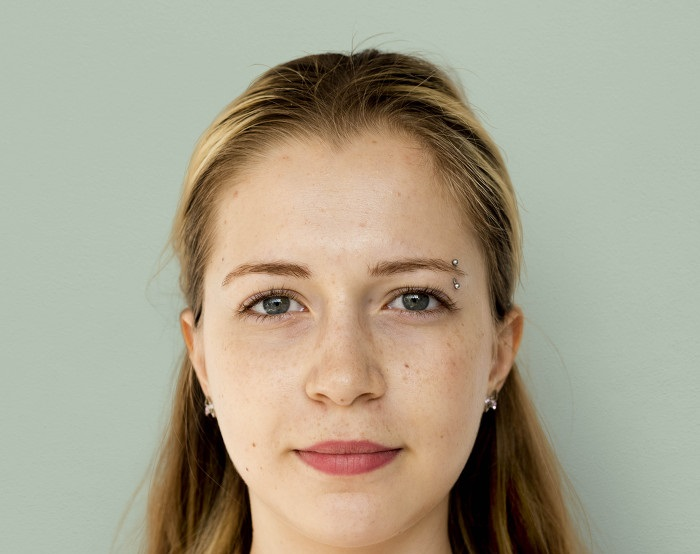
//> input picture hw2_facefilter/sample.png, 700 x 554 px
$ ./FileName   (built with g++ and OpenCV 4)
//> lines starting //> are read from the running program, lines starting //| are printed output that depends on the picture; after the words box and inside, x2 and y2 are one past the last pixel; in counts of white or black regions, pixels touching at a corner belong together
#include <opencv2/opencv.hpp>
#include <iostream>

int main() {

	const unsigned char STANDARD_RED = 175;
	const unsigned char STANDARD_GREEN = 140;
	const unsigned char STANDARD_BLUE = 102;
	const unsigned char LOWER = 75;
	const unsigned char UPPER = 45;
	const unsigned char N = 4;

	cv::Mat original;
	original=cv::imread("sample.png");
//> original is the input picture: 554 rows x 700 cols, CV_8UC3; mean B, G, R 142, 162.4, 169.2

	cv::Mat face_slicing;
	face_slicing = original.clone();


	cv::Mat face_map = cv::Mat(face_slicing.rows, face_slicing.cols, CV_8UC1);

	cv::Mat output = cv::Mat::zeros(original.rows, original.cols, CV_8UC3);


	for (int i = 0; i < face_slicing.rows; i++) {
		for (int j = 0; j < face_slicing.cols; j++) {
			unsigned char blue=face_slicing.data[3*(i*face_slicing.cols+j)];
			unsigned char green = face_slicing.data[3 * (i*face_slicing.cols + j)+1];
			unsigned char red = face_slicing.data[3 * (i*face_slicing.cols + j)+2];
			if((STANDARD_RED-LOWER>red || STANDARD_RED+UPPER<red)||(STANDARD_BLUE - LOWER > blue || STANDARD_BLUE + UPPER < blue)||(STANDARD_GREEN - LOWER > green || STANDARD_GREEN + UPPER < green))
			{
				face_slicing.data[3 * (i * face_slicing.cols + j)] = 0;
				face_slicing.data[3 * (i * face_slicing.cols + j) + 1] = 0;
				face_slicing.data[3 * (i * face_slicing.cols + j) + 2] = 0;

				face_map.data[i*face_slicing.cols+j]=0;
			}
			else {
				face_map.data[i * face_slicing.cols + j] = 255;
			}

		}
	}
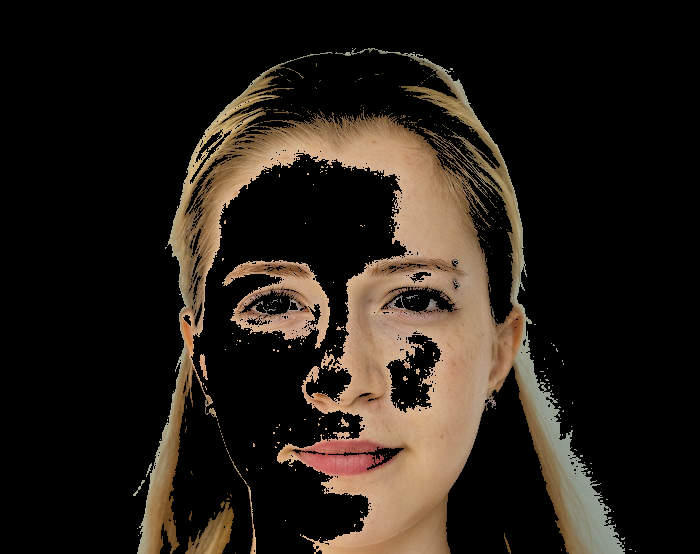
//> face_slicing: 554 rows x 700 cols, CV_8UC3; mean B, G, R 23.3, 30.5, 37.9
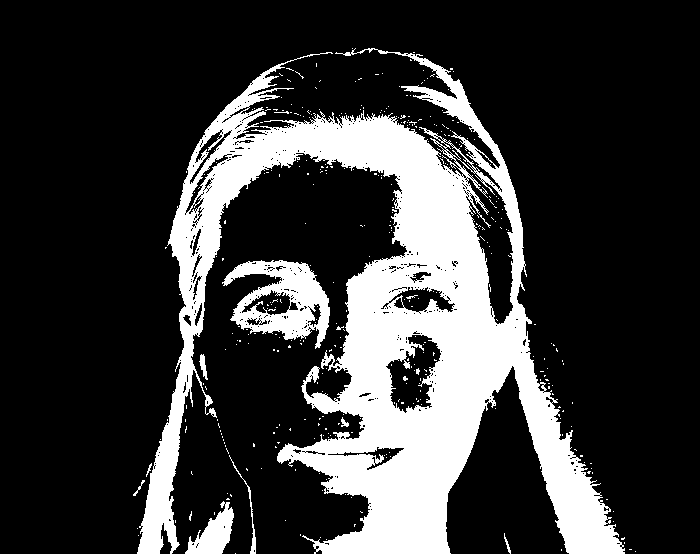
//> face_map: 554 rows x 700 cols, CV_8UC1; 22.4% white; 362 white regions (352 under 20 px), largest, box (x1, y1, x2, y2) and area: (137, 48, 625, 554) 79616, (222, 260, 330, 349) 4646, (185, 501, 234, 554) 1288


	cv::Mat zero_padding_rgb = cv::Mat::zeros(original.rows + 2*N, original.cols + 2*N, CV_8UC3);
	for (int i = N; i < original.rows+N; i++) {
		for (int j = N; j < original.cols+N; j++) {
			zero_padding_rgb.data[3 * ((i) * (original.cols+2*N) + j)] = original.data[3 * ((i-N) * original.cols + (j-N))];
			zero_padding_rgb.data[3 * ((i) * (original.cols+2*N) + j) + 1] = original.data[3 * ((i-N) * original.cols + (j-N)) + 1];
			zero_padding_rgb.data[3 * ((i) * (original.cols+2*N) + j) + 2] = original.data[3 * ((i-N) * original.cols + (j-N)) + 2];
		}
	}
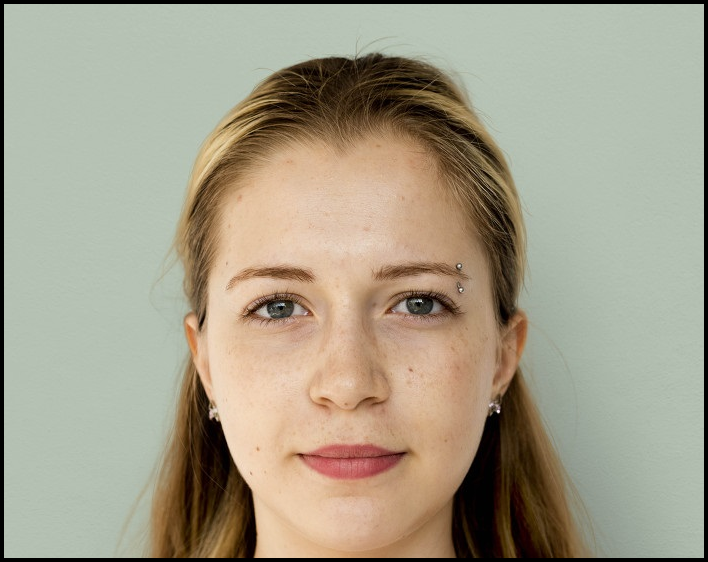
//> zero_padding_rgb: 562 rows x 708 cols, CV_8UC3; mean B, G, R 138.4, 158.3, 164.9

	for (int i = N; i < zero_padding_rgb.rows-N; i++) {
		for (int j = N; j < zero_padding_rgb.cols-N; j++) {
			int red_total = 0;
			int blue_total = 0;
			int green_total = 0;
			for (int a = 0; a < 2 * N + 1; a++) {
				for (int b = 0; b < 2 * N + 1; b++) {
					blue_total += zero_padding_rgb.data[3 * ((i - N + a) * zero_padding_rgb.cols + (j - N + b))];
					green_total += zero_padding_rgb.data[3 * ((i - N + a) * zero_padding_rgb.cols + (j - N + b)) + 1];
					red_total += zero_padding_rgb.data[3 * ((i - N + a) * zero_padding_rgb.cols + (j - N + b)) + 2];
				}
			}
			zero_padding_rgb.data[3 * (i * zero_padding_rgb.cols + j)] = blue_total / ((2 * N + 1) * (2 * N + 1));
			zero_padding_rgb.data[3 * (i * zero_padding_rgb.cols + j) + 1] = green_total / ((2 * N + 1) * (2 * N + 1));
			zero_padding_rgb.data[3 * (i * zero_padding_rgb.cols + j) + 2] = red_total/ ((2 * N + 1) * (2 * N + 1));
		}
	}
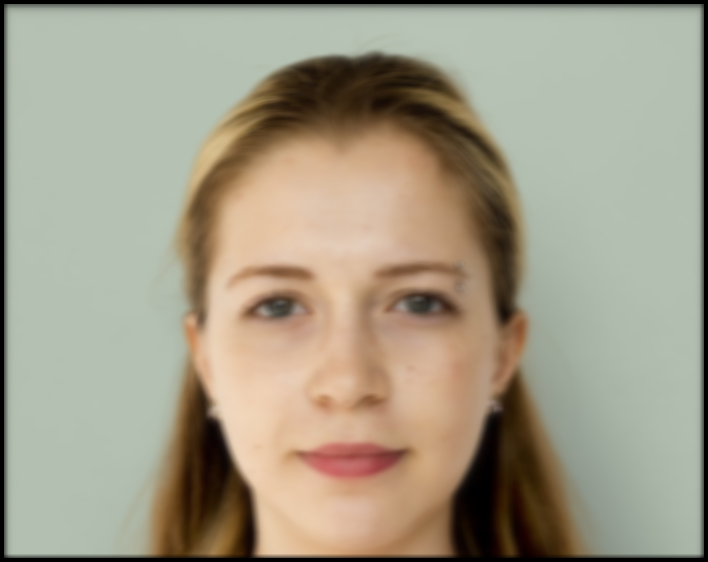
//> zero_padding_rgb: 562 rows x 708 cols, CV_8UC3; mean B, G, R 135.7, 155.4, 162.1

	for (int i = 0; i < original.rows; i++) {
		for (int j = 0; j < original.cols; j++) {
			if (face_map.data[i * original.cols + j] ==255) {
				output.data[3*(i*original.cols+j)] = zero_padding_rgb.data[3 * ((i + N) * zero_padding_rgb.cols + (j + N))];
				output.data[3 * (i * original.cols + j)+1] = zero_padding_rgb.data[3 * ((i + N) * zero_padding_rgb.cols + (j + N))+1];
				output.data[3 * (i * original.cols + j)+2] = zero_padding_rgb.data[3 * ((i + N) * zero_padding_rgb.cols + (j + N))+2];
			}
			else {
				output.data[3 * (i * original.cols + j)] = original.data[3 * (i * original.cols + j)];
				output.data[3 * (i * original.cols + j) + 1] = original.data[3 * (i * original.cols + j) + 1];
				output.data[3 * (i * original.cols + j) + 2] = original.data[3 * (i * original.cols + j) + 2];
			}
		}
	}

	cv::imshow("input", original);
	cv::imshow("face slicing", face_slicing);
	cv::imshow("face map", face_map);
	cv::imshow("smoothing",zero_padding_rgb );
	cv::imshow("output",output);
	cv::waitKey(0);
	return 0;
}

$ run again, with hw2_facefilter/img.png copied over hw2_facefilter/sample.png
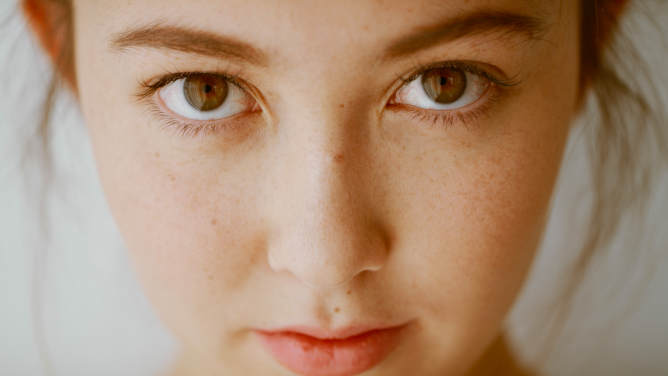
//> input picture hw2_facefilter/img.png, 668 x 376 px
//> original is the input picture: 376 rows x 668 cols, CV_8UC3; mean B, G, R 116.8, 140.8, 170.9
//> after the loop `for (int i = 0; i < face_slicing.rows; i++)`:
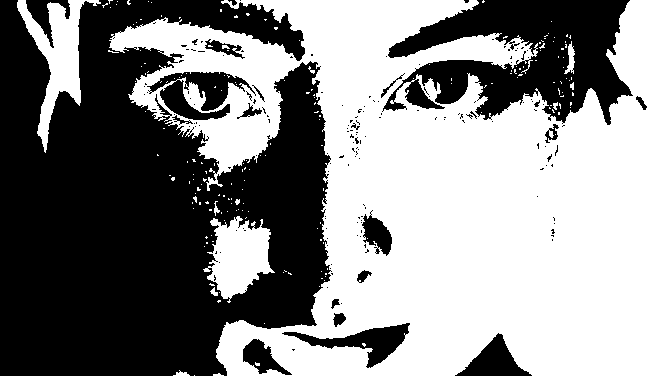
//> face_map: 376 rows x 668 cols, CV_8UC1; 53.7% white; 167 black regions (146 under 20 px), largest, box (x1, y1, x2, y2) and area: (0, 0, 332, 376) 88730, (382, 0, 633, 125) 17715, (147, 72, 256, 120) 2538
//> after the loop `for (int i = 0; i < original.rows; i++)`:
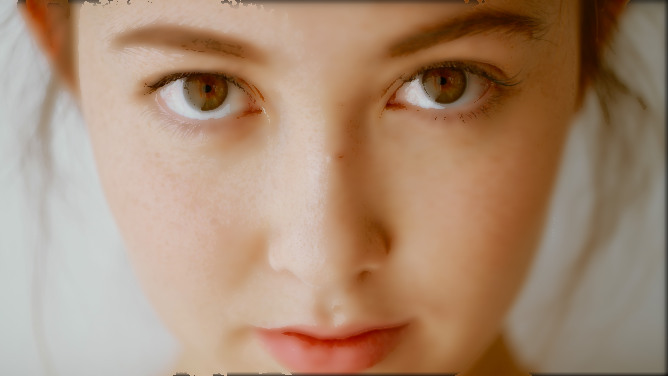
//> output: 376 rows x 668 cols, CV_8UC3; mean B, G, R 115.4, 139.2, 169
